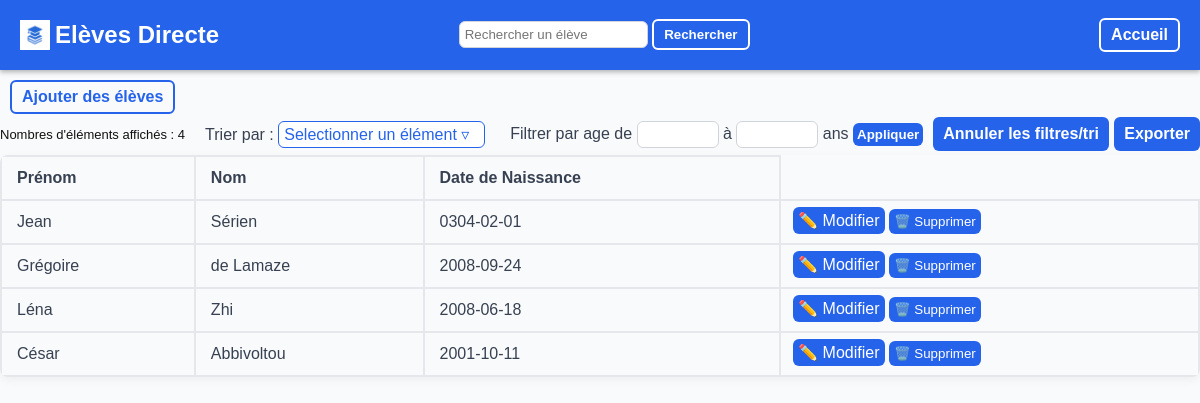
/eleve/liste, run on the app's committed database.
### tables this page shows
CREATE TABLE Eleve (
    Id INTEGER PRIMARY KEY AUTOINCREMENT,
    Prenom TEXT NOT NULL,
    Nom TEXT NOT NULL,
    Date_de_Naissance DATE NOT NULL,
    Id_Classe INTEGER,
    FOREIGN KEY (Id_Classe)
        REFERENCES Classe(Id)
        ON DELETE CASCADE
        ON UPDATE CASCADE
    );

### Backend.py (the view, shortened to what this page needs)
@app.route('/eleve/liste', methods=["POST","GET"])
def liste():
    if request.args.get("type")=="recherche":
        chaine=request.args.get("recherche")
        return render_template('liste.html', valeurs=recherche_nom(chaine), colonnes=colonnes_eleve, infos= {"URL_ajout": "/eleve/ajout", "titre": "Ajouter des élèves", "ajout_boutton": "Ajouter des élèves" }, recherche=chaine)
    return render_template('liste.html', valeurs=lire_eleves(), colonnes=colonnes_eleve, infos= {"URL_ajout": "/eleve/ajout", "titre": "Ajouter des élèves", "ajout_boutton": "Ajouter des élèves" })

### Backend.py (called while the page is built)
def lire_eleves():
    conn = sqlite3.connect(DB_NAME)
    c = conn.cursor()
    c.execute("SELECT * FROM Eleve")
    eleves = c.fetchall()
    conn.commit()
    conn.close()
    return eleves

### templates/liste.html (shortened to what this page needs)
<!DOCTYPE html>
<html lang="fr">
<head>
    <link rel="stylesheet" href="../static/styles.css">
</head>
<body>
    {% include "composants/topbar.html" %}
   <a class="back_button" href='{{infos["URL_ajout"]}}'>{{infos["ajout_boutton"]}}</a>
        <div class="haut_tableau">
            <p id="compteur_text" class="compteur">Nombres d'éléments affichés : <span id="compteur"></span></p>
            <div class="dropdown" id="dropdown">
                <label for="dropdown">Trier par : </label>
                <div class="dropdown-button" onclick="toggleMenu()">Selectionner un élément &#9663;
                </div>
            </div>
            <div class="filtre">
                <form method="POST">
                    <label for="debut">Filtrer par age de </label>
                    <input type="number" name="debut">
                    <label for="fin"> à </label>
                    <input type="number" name="fin">
                    <label> ans</label>
                    <button type="submit" class="button-bleu">Appliquer</button>
                </form>
            </div>
            <a href='{{infos["URL_actuelle"]}}' class="annuler-button">Annuler les filtres/tri</a>
            <a href="/export" class="export_boutton">Exporter</a>
        </div>
    <table>
        <tr>
        {% for c in colonnes %}
            <th>{{ c["titre"] }}</th>
        {% endfor %}
        </tr>
        {% for v in valeurs %}
        <tr>
            {% for c in colonnes %}
            <td>{{v[c["order"]]}}</td>
            {% endfor %}
            <td class="button_case">
                <form class="actions-buttons-form" method="POST">
                    <a href="/update?id={{ v[0] }}">✏️ Modifier</a>
                    <button type="submit">🗑️ Supprimer</button>
                </form>
            </td>
        </tr>
        {% endfor %}
    </table>
</body>
</html>

### templates/composants/topbar.html (shortened to what this page needs)
<div class="topbar">
        <a class="logo" href="/">
        <img src="../static/icon.png" alt="">
        <h2>Elèves Directe</h2>
        </a>
        <form>
            <input type="text" name="recherche" placeholder="Rechercher un élève" value="{{ recherche }}">
        <button type="submit">Rechercher</button>
    </form>
    <nav>
        <a href='/' class="ajout_button"  >Accueil</a>
    </nav>
    </div>

### static/styles.css (style rules this page uses)
body { font-family: Arial, sans-serif; background-color: #f9fafb; color: #2563eb; margin: 0; }
.ajout_button { display: inline-block; border: 2px solid white; border-radius: 6px; padding: 6px 10px; text-decoration: none; font-weight: bold; color: white; cursor: pointer; }
table { width : 100%; box-shadow: 0 3px 10px rgba(0,0,0,0.05); border-collapse: collapse; border-radius: 8px; overflow: hidden; }
th, td { border: 2px solid #e5e7eb; overflow: hidden; text-align: left; color: #374151; padding: 12px 15px; }
input { color: #000000; padding: 5px; border : 1px solid #d1d5db; outline: none; transition: border-color 0.2s; border-radius: 6px; cursor: text; }
label { color: #374151; }
.button_case { padding: 1px; gap: 10px; align-items: center; width:min-content; }
.button_case button { background-color: #2563eb; color : white; border: none; padding: 5px; border-radius: 6px; cursor: pointer; }
.button_case a { background-color: #2563eb; color : white; border: none; padding: 5px; border-radius: 6px; cursor: pointer; text-decoration: none; }
.back_button { display: inline-block; border: 2px solid #2563eb; border-radius: 6px; padding: 6px 10px; text-decoration: none; font-weight: bold; color: #2563eb; cursor: pointer; margin-top: 10px; margin-left: 10px; }
.actions-buttons-form { padding: 1px; gap: 10px; align-items: center; margin-left: 10px; }
.topbar { background-color: #2563eb; color: white; display: flex; justify-content: space-between; align-items: center; padding: 1px 20px; box-shadow: 0 2px 5px rgba(0, 0, 0, 0.3); }
.topbar button { display: inline-block; border: 2px solid white; border-radius: 6px; padding: 6px 10px; text-decoration: none; font-weight: bold; color: white; background-color: #2563eb; cursor: pointer; }
.topbar form { align-content: center; }
.topbar img { width: 30px; height: 30px; margin-right: 5px; }
.topbar nav { margin-left: 110px; }
.logo { display: flex; align-items: center; text-decoration: none; color: white; }
.button-bleu { background-color: #2563eb; color : white; border: none; padding: 8px 10px; border-radius: 6px; cursor: pointer; font-weight: bold; cursor: pointer; text-decoration: none; }
.dropdown-button { display: inline-block; border: 1px solid #2563eb; border-radius: 6px; padding: 3px 5px; color: #2563eb; background-color: white; margin-right: 5px; cursor: pointer; width: 195px; }
.dropdown { position: relative; display: inline-block; margin-left: 20px; }
.compteur { color: #111; font-size: small; }
.export_boutton { background-color: #2563eb; color : white; border: none; padding: 8px 10px; border-radius: 6px; cursor: pointer; font-weight: bold; cursor: pointer; text-decoration: none; margin-left: auto; }
.haut_tableau { display: flex; align-items: center; margin: 0; }
.filtre { position: relative; display: inline-block; margin-left: 20px; margin-bottom: 0; }
.filtre button { padding: 4px; }
.filtre input { width: 70px; }
.annuler-button { background-color: #2563eb; color : white; border: none; padding: 8px 10px; border-radius: 6px; cursor: pointer; font-weight: bold; cursor: pointer; text-decoration: none; margin-left: 10px ; }

### data on the page
Eleve: Prenom "Jean" "Sérien" "0304-02-01"
Eleve: Prenom "Grégoire" "de Lamaze" "2008-09-24"
Eleve: Prenom "Léna" "Zhi" "2008-06-18"
Eleve: Prenom "César" "Abbivoltou" "2001-10-11"

### other printed values
{{ infos["ajout_boutton"] }} "Ajouter des élèves"
{{ c["titre"] }} "Prénom" "Nom" "Date de Naissance"
